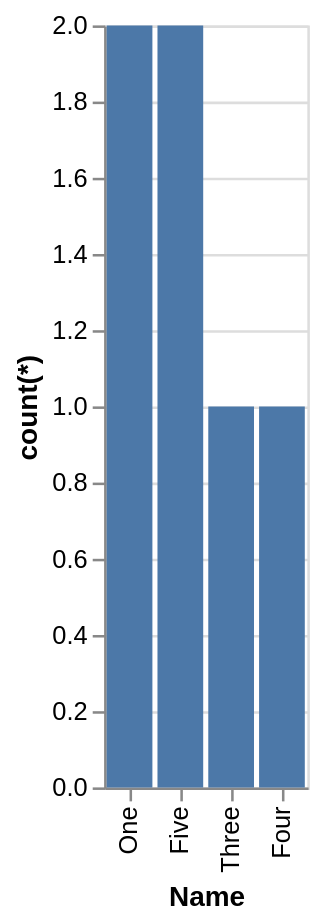

Write the Vega-Lite specification saved for this chart.
### Vega-Lite specification from a JSON file in a GitHub repository (floating-point values rounded to 4 significant figures)
{"data": {"values": [{"x_data": "One", "y_data": 2}, {"x_data": "Three", "y_data": 1}, {"x_data": "Four", "y_data": 1}, {"x_data": "Five", "y_data": 2}]}, "mark": "bar", "encoding": {"x": {"field": "x_data", "type": "nominal", "title": "Name", "sort": {"op": "sum", "field": "y_data", "order": "descending"}}, "y": {"field": "y_data", "type": "quantitative", "title": "count(*)"}}}
